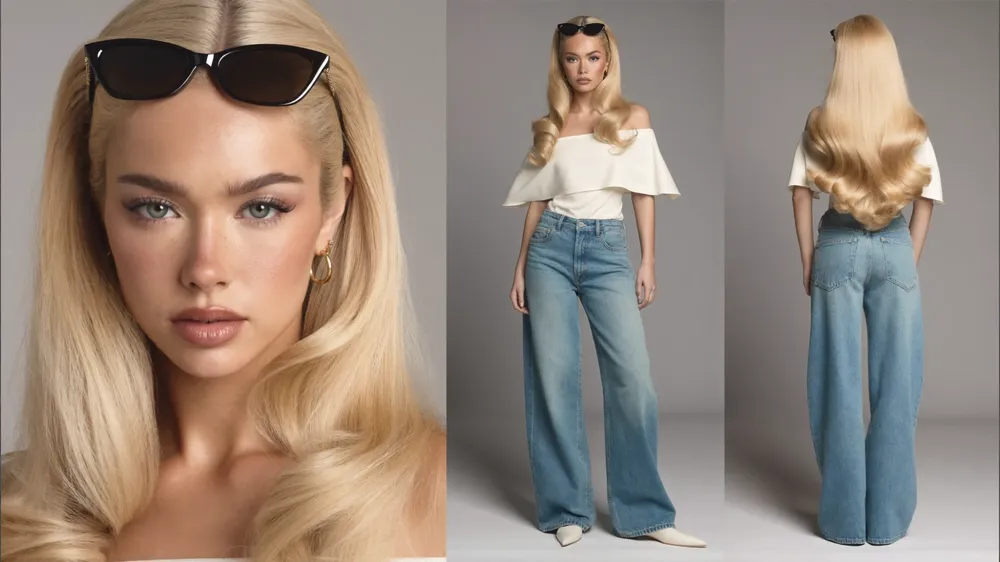
#> input picture projects/2026-11-egli-SINDI-CAR/refs/character-sheet-v4-original.webp, 1000 x 562 px, shrunk from 2000 x 1125 before the run
$ python grade.py ../../projects/2026-11-egli-SINDI-CAR/refs/character-sheet-v4-original.webp out.png
#> lines starting #> are read from the running program, lines starting #| are printed output that depends on the picture
import sys, numpy as np
from PIL import Image
im=np.asarray(Image.open(sys.argv[1]).convert('RGB')).astype(np.float32)/255
# 1) lift shadows/midtones (gamma-ish curve, protect highlights)
lum=im.mean(axis=2,keepdims=True)
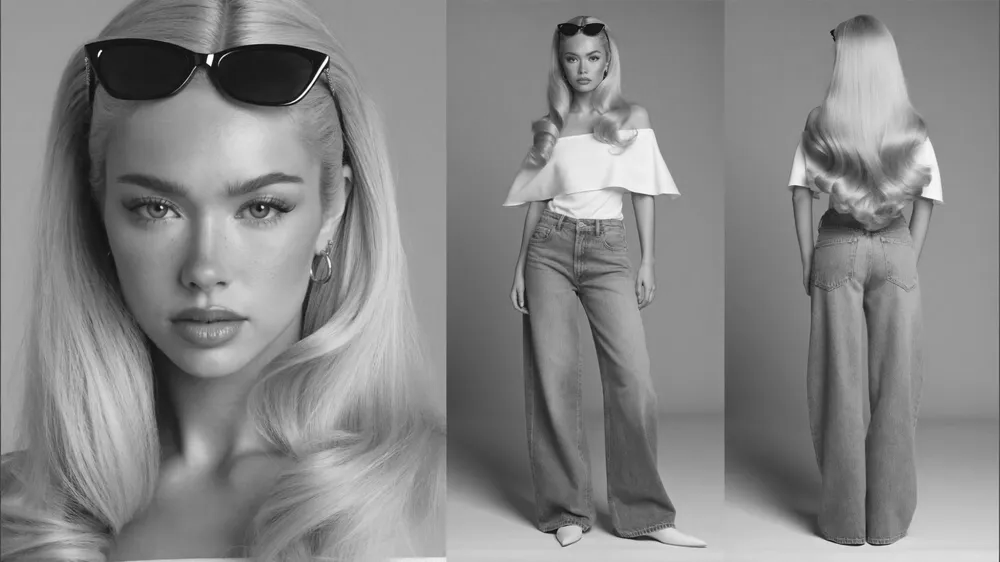
#> lum: shape (562, 1000, 1) float32; min 0.0157, max 1, mean 0.526
lift=0.13*(1-lum)**2*np.clip(lum*3,0,1)
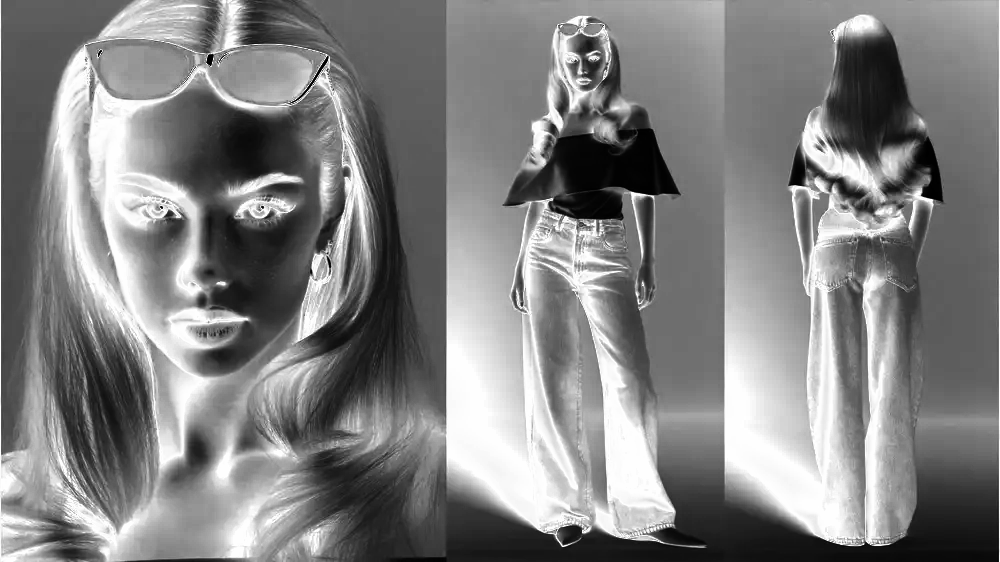
#> lift: shape (562, 1000, 1) float32; min 0, max 0.0578, mean 0.0295; drawn with min black and max white
im=np.clip(im+lift*(1-im)*1.0,0,1)
# 2) desaturate yellow/orange cast proportional to darkness (shadows got the cast)
import colorsys
r,g,b=im[...,0],im[...,1],im[...,2]
mx=im.max(2); mn=im.min(2); l=(mx+mn)/2
#> after `mx = im.max(2)`:
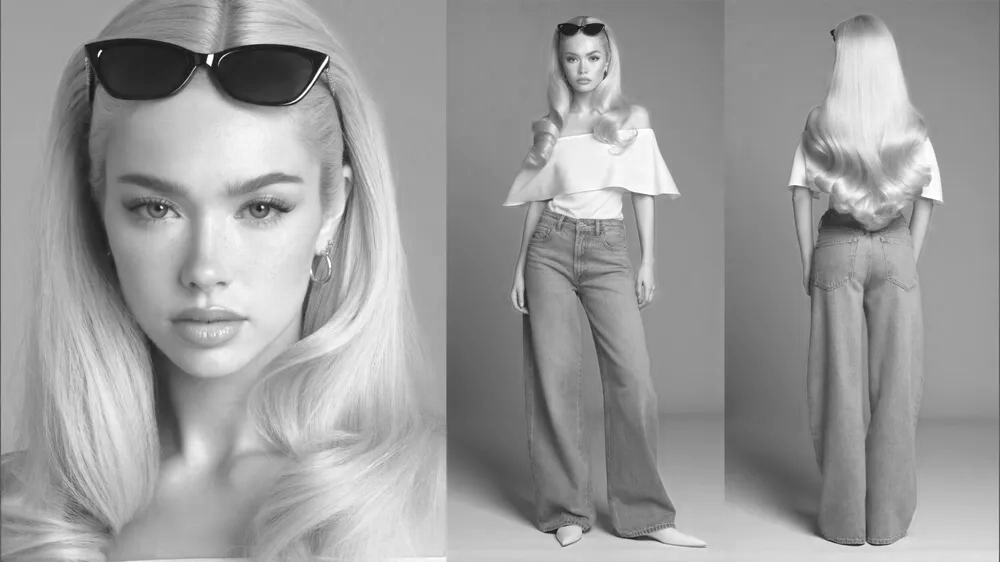
#> mx: shape (562, 1000) float32; min 0.0507, max 1, mean 0.61
#> after `mn = im.min(2)`:
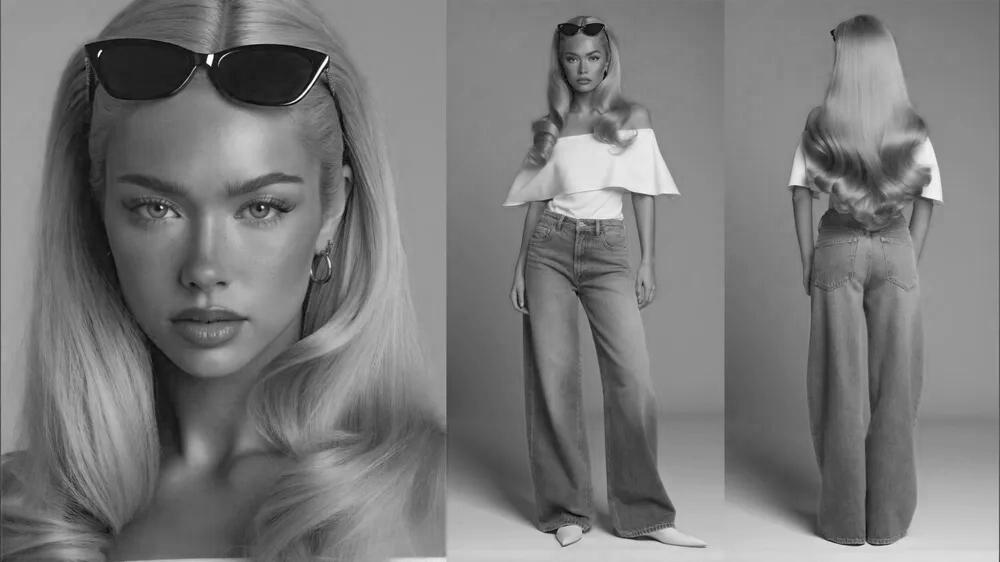
#> mn: shape (562, 1000) float32; min 0.00593, max 1, mean 0.478
gray=im.mean(2,keepdims=True)
warm=np.clip((r-b)-0.12,0,1)[...,None]   # amount of warm cast beyond cream
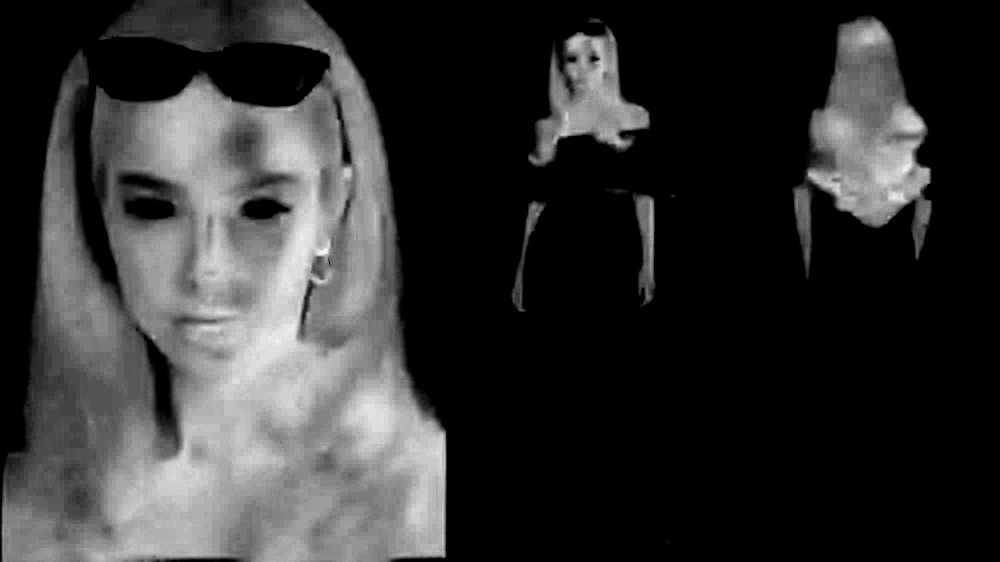
#> warm: shape (562, 1000, 1) float32; min 0, max 0.265, mean 0.0522; drawn with min black and max white
k=np.clip(warm*2.2,0,0.55)
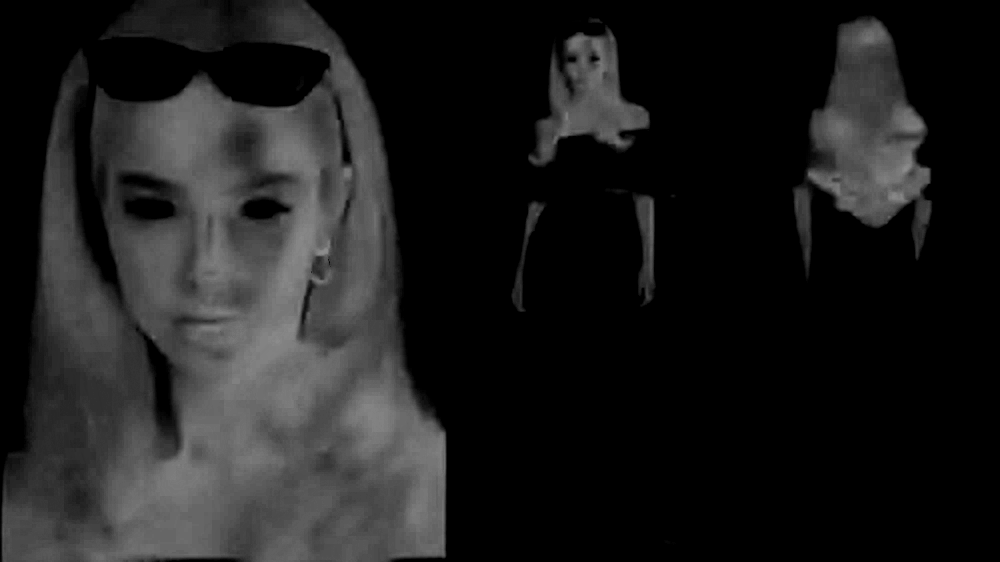
#> k: shape (562, 1000, 1) float32; min 0, max 0.55, mean 0.115
im=im*(1-k)+ (gray*np.array([1.06,1.02,0.93]))*k  # pull toward neutral cream
# 3) slight global cool to 5600K neutral
im=im*np.array([0.985,1.0,1.035])
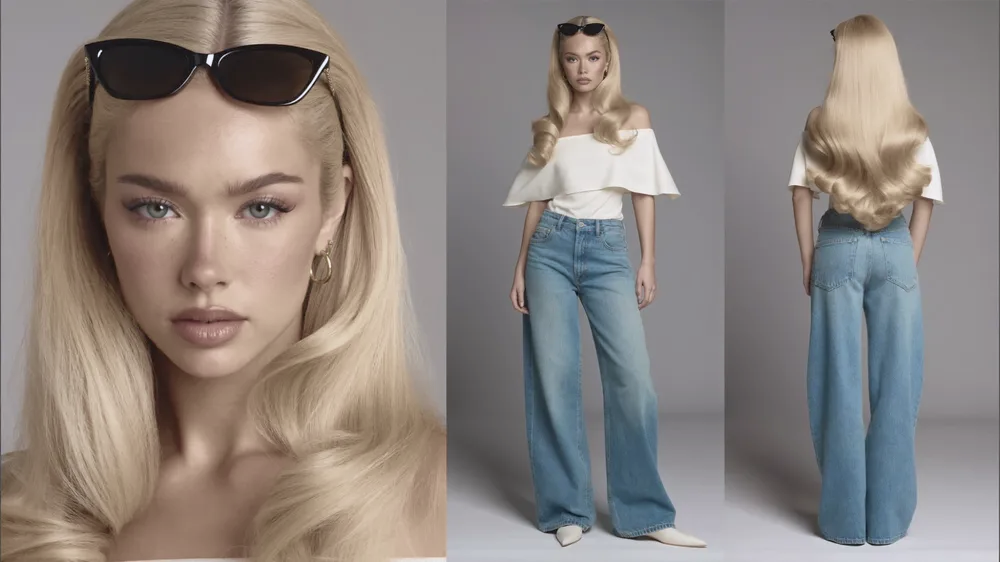
#> im: shape (562, 1000, 3) float64; mean R, G, B 0.573, 0.54, 0.522; drawn with min black and max white
im=np.clip((im-0.03)/0.97,0,1)
Image.fromarray((np.clip(im,0,1)*255).astype(np.uint8)).save(sys.argv[2])

$ run again, on projects/2026-11-egli-SINDI-CAR/refs/plate-v2-original-16x9.webp
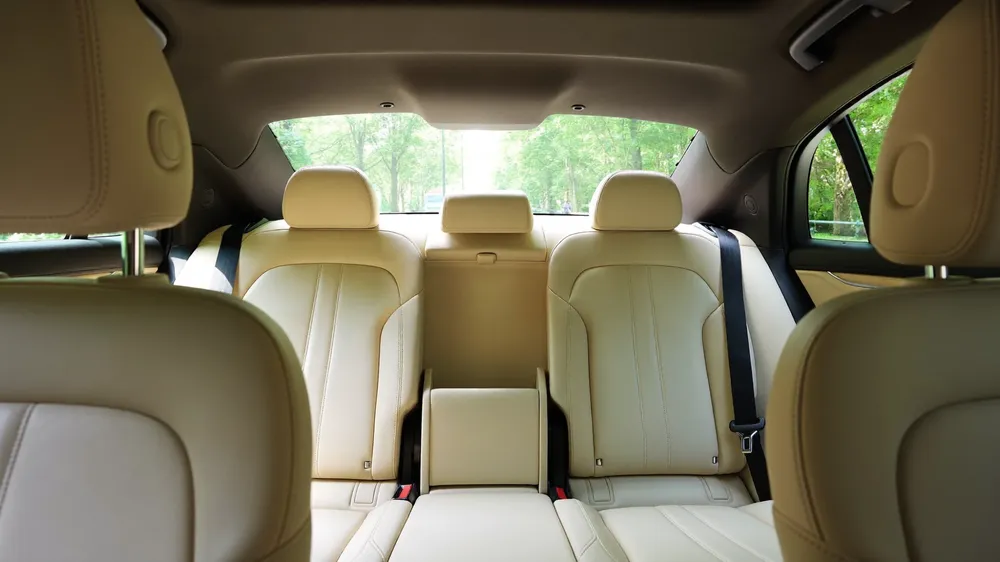
#> input picture projects/2026-11-egli-SINDI-CAR/refs/plate-v2-original-16x9.webp, 1000 x 562 px, shrunk from 2000 x 1125 before the run
#> `mx = im.max(2)`:
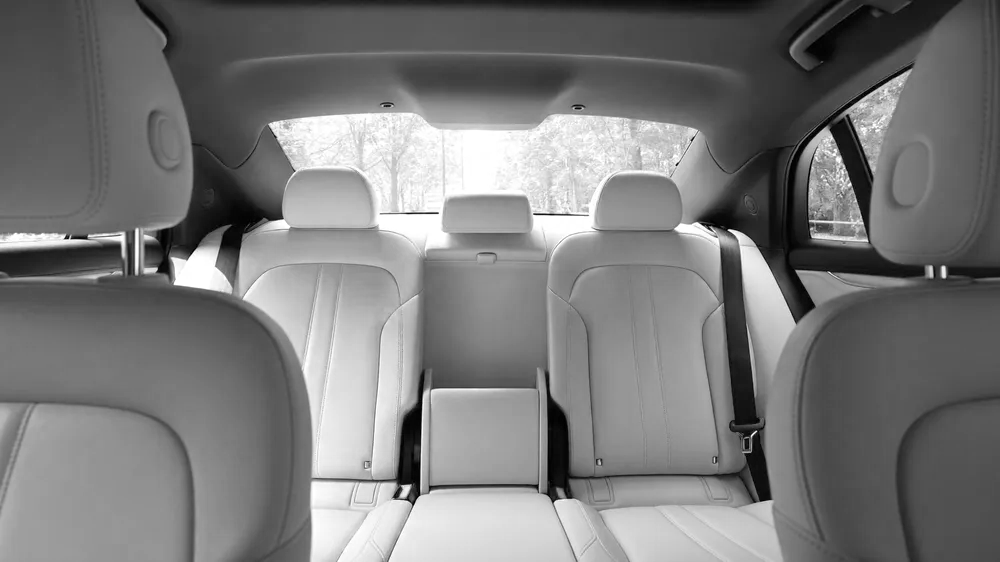
#> mx: shape (562, 1000) float32; min 0, max 1, mean 0.478
#> `k=np.clip(warm*2.2,0,0.55)`:
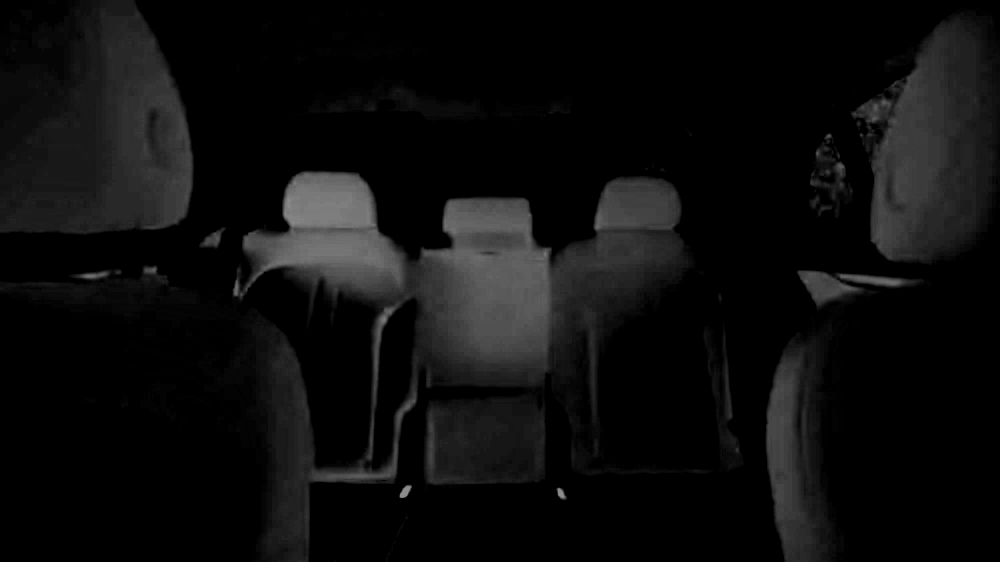
#> k: shape (562, 1000, 1) float32; min 0, max 0.55, mean 0.0524

$ run again, on projects/2026-11-egli-SINDI-CAR/refs/act1-seated-v1.jpg
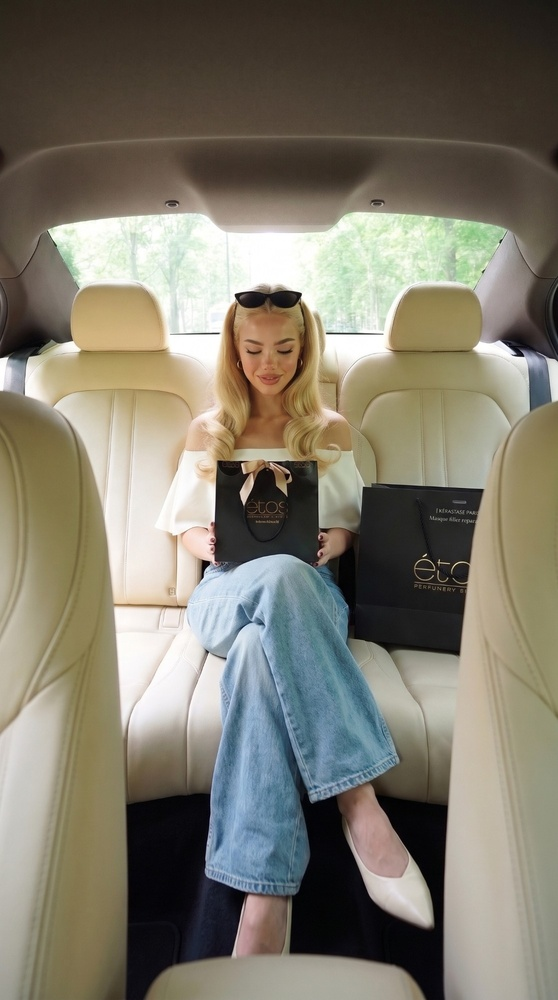
#> input picture projects/2026-11-egli-SINDI-CAR/refs/act1-seated-v1.jpg, 558 x 1000 px, shrunk from 1116 x 2000 before the run
#> `mx = im.max(2)`:
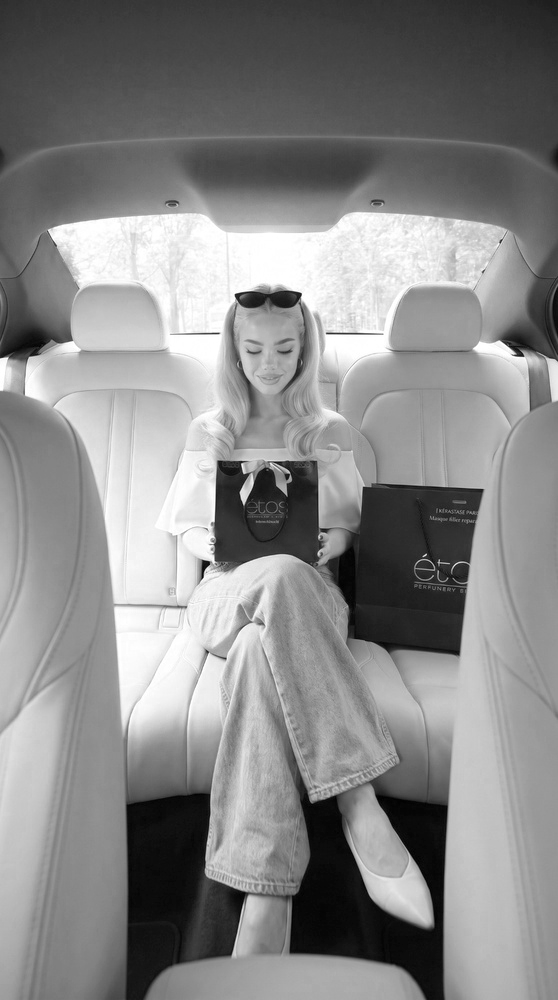
#> mx: shape (1000, 558) float32; min 0, max 1, mean 0.536
#> `k=np.clip(warm*2.2,0,0.55)`:
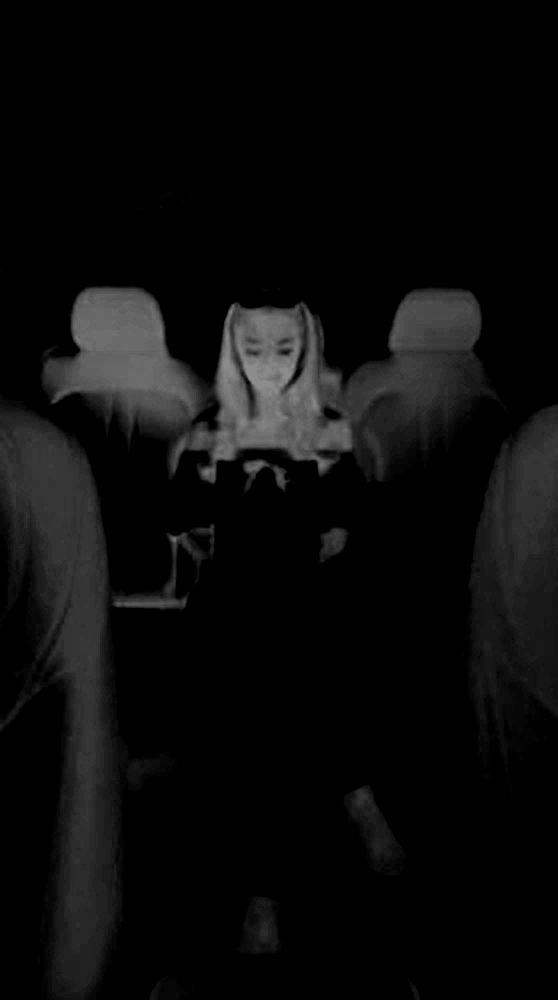
#> k: shape (1000, 558, 1) float32; min 0, max 0.55, mean 0.0453
